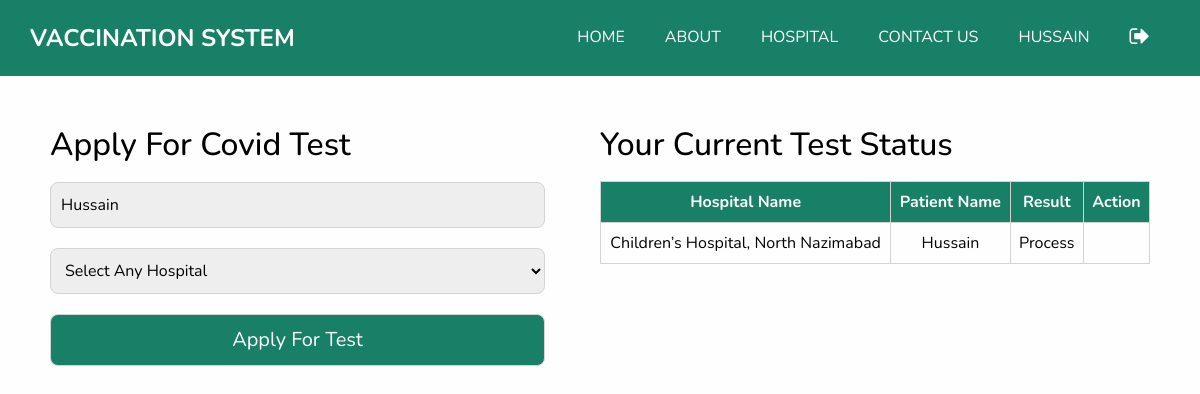
The page /Website/covid-test.php (signed in) on the database its author committed.
### tables this page shows
CREATE TABLE `tbl_patient` (
  `id` int(11) NOT NULL,
  `name` varchar(50) NOT NULL,
  `contact` varchar(15) NOT NULL,
  `email` varchar(50) NOT NULL,
  `password` varchar(50) NOT NULL,
  `cid` int(11) NOT NULL,
  `address` varchar(150) NOT NULL,
  `gender` varchar(15) NOT NULL,
  `image` varchar(100) NOT NULL,
  `status` varchar(50) NOT NULL DEFAULT 'activate'
);

CREATE TABLE `tbl_test` (
  `id` int(11) NOT NULL,
  `p_id` int(11) NOT NULL,
  `h_id` int(11) NOT NULL,
  `date` varchar(20) NOT NULL,
  `time` varchar(20) NOT NULL,
  `result` varchar(50) NOT NULL DEFAULT 'Process'
);

CREATE TABLE `tbl_hospital` (
  `id` int(11) NOT NULL,
  `name` varchar(50) NOT NULL,
  `contact` varchar(15) NOT NULL,
  `cid` int(11) NOT NULL,
  `email` varchar(50) NOT NULL,
  `password` varchar(50) NOT NULL,
  `image` varchar(100) NOT NULL,
  `address` varchar(150) NOT NULL,
  `status` varchar(20) NOT NULL DEFAULT 'deactivate'
);

### Website/covid-test.php (the view, shortened to what this page needs)
<?php
  include("../Admin/connection.php");
  $query = "SELECT * FROM tbl_patient WHERE id=$_SESSION[patient_session]";
  $result = mysqli_query($connection,$query);
  $patient = mysqli_fetch_assoc($result);
?>
<!DOCTYPE html>
<html lang="en">
<head>
  <link rel="stylesheet" type="text/css" href="css/bootstrap.css" />
  <link rel="stylesheet" type="text/css" href="https://cdnjs.cloudflare.com/ajax/libs/OwlCarousel2/2.3.4/assets/owl.carousel.min.css" />
  <link href="css/font-awesome.min.css" rel="stylesheet" />
  <link href="css/style.css" rel="stylesheet" />
  <link href="css/responsive.css" rel="stylesheet" />
</head>
<body>
    <?php
        include("header.php");
    ?>
    <div class="mainContent">
      <div class="leftSide">
        <h2>Apply For Covid Test</h2>
        <form method="post">
            <input type="text" readonly value="<?php echo $patient['name'];?>">
            <select name="hid">
                <option hidden>Select Any Hospital</option>
            </select>
            <input type="submit" value="Apply For Test" name="btnbook">
        </form>
      </div>
      <div class="rightSide">
      <h2>Your Current Test Status</h2>
       <table>
        <thead>
            <tr>
                <th>Hospital Name</th>
                <th>Patient Name</th>
                <th>Result</th>
                <th>Action</th>
            </tr>
        </thead>
        <tbody>
            <?php
                $query = "SELECT tbl_patient.name as 'pname',tbl_hospital.name as 'hname', tbl_test.* FROM tbl_test INNER JOIN tbl_hospital ON tbl_test.h_id = tbl_hospital.id INNER JOIN tbl_patient ON tbl_test.p_id = tbl_patient.id";
                $result = mysqli_query($connection,$query);
                foreach($result as $row)
                {
                    echo
                    "<tr>
                        <td>$row[hname]</td>
                        <td>$row[pname]</td>
                        <td>$row[result]</td>";
                }
            ?>
        </tbody>
       </table>
      </div>
    </div>
</body>
</html>

### Website/css/style.css (style rules this page uses)
body { font-family: 'Nunito', sans-serif; color: #000000; background-color: #fefefe; overflow-x: hidden; }

### Website/covid-test.php (style rules this page uses)
.mainContent { display: flex; justify-content: space-between; padding: 50px; }
.mainContent .leftSide { width: 45%; }
.mainContent .leftSide input, .mainContent .leftSide select { width: 100%; padding: 10px; border: 1px solid lightgray; outline: none; background-color: #eee; border-radius: 8px; margin: 10px 0px; }
.mainContent .leftSide input[type="submit"] { background-color: #178066; color: #fff; font-size: 20px; }
.mainContent .rightSide { width: 50%; }
.mainContent .rightSide table { width: 100%; margin-top: 17px; text-align: center; }
.mainContent .rightSide table,tr,th,td { border: 1px solid lightgray; padding: 8px; }
.mainContent .rightSide table thead { background-color: #178066; color: #fff; }

### rows shown on the page
tbl_patient: name "Hussain"
tbl_test: tbl_hospital.name "Children’s Hospital, North Nazimabad", tbl_patient.name "Hussain", result "Process"

### other values the page prints
$_SESSION[patient_name] "HUSSAIN"
